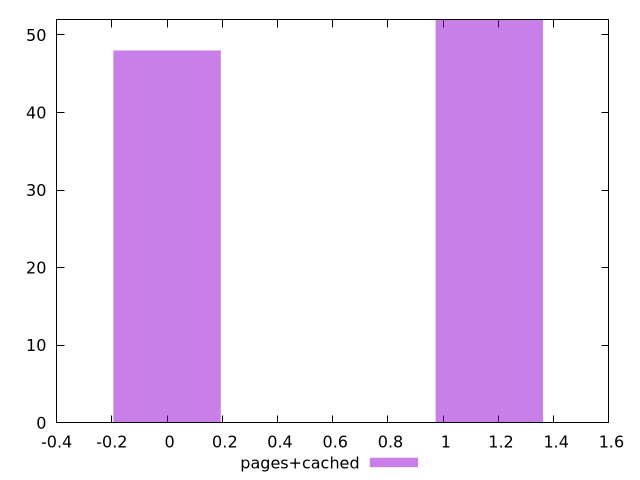

gnuplot code for this plot:
$_pagesCached <<EOF
0 48
1.167006188819087 52
EOF
set key outside below
set terminal pngcairo
set output "report_00004_2020-11-02T20-21-41.718Z/third-party-summary/pages+cached//hist.png"
set yrange [0:52]
set boxwidth 0.3890020629396957
set style fill transparent solid 0.5 noborder
plot $_pagesCached title "pages+cached" with boxes ,
